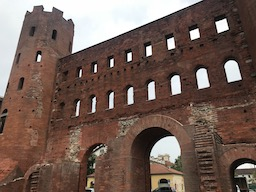
#> input picture img/thorino.jpg, 256 x 192 px, found by its file name
$ python shi_tomasi.py
#> lines starting #> are read from the running program, lines starting #| are printed output that depends on the picture; after the words box and inside, x2 and y2 are one past the last pixel; in counts of white or black regions, pixels touching at a corner belong together
"""
Shi-Tomasi corner detection
Harrisのコーナー検出の改良版
→ R = min(λ1, λ2) が大きいほどコーナーとして検出される
各コーナーについてスコアを計算し、スコアが高い順にコーナーを選択する
"""

import cv2
import numpy as np
import matplotlib.pyplot as plt

img = cv2.imread('img/thorino.jpg')
#> img is the input picture: shape (192, 256, 3); mean B, G, R 85.6, 94.3, 114.5
gray = cv2.cvtColor(img, cv2.COLOR_BGR2GRAY)
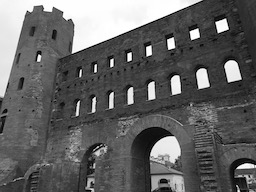
#> gray: shape (192, 256); min 0, max 255, mean 99.4

corners = cv2.goodFeaturesToTrack(gray, 30, 0.01, 10) # 100: 最大のコーナー数, 0.01: 最小のコーナー間隔, 10: コーナー間の最小ユークリッド距離
#> corners = 30 rows, first 8: [128, 60], [147, 55], [225, 19], [197, 29], [39, 55], [153, 82], [218, 32], [111, 66]
corners = np.int0(corners) # 整数に変換 コーナーの座標を取得
print(corners)
#> (printed output is left out)

for i in corners:
    x, y = i.ravel() # 一次元配列に変換
    cv2.circle(img, (x, y), 3, 255, -1)
#> this loop made 30 passes
#> (x, y) on passes 1 to 12: (128, 60), (147, 55), (225, 19), (197, 29), (39, 55), (153, 82), (218, 32), (111, 66), (72, 52), (169, 48), (112, 93), (173, 38)
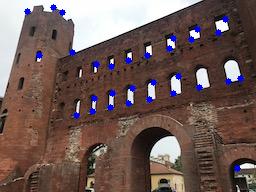
#> img: shape (192, 256, 3); 1.77% of pixels changed, all inside (x1, y1, x2, y2) = (24, 4, 244, 172)

plt.imshow(img)
plt.show()

$ run again, with img/clahe_1.jpg copied over img/thorino.jpg
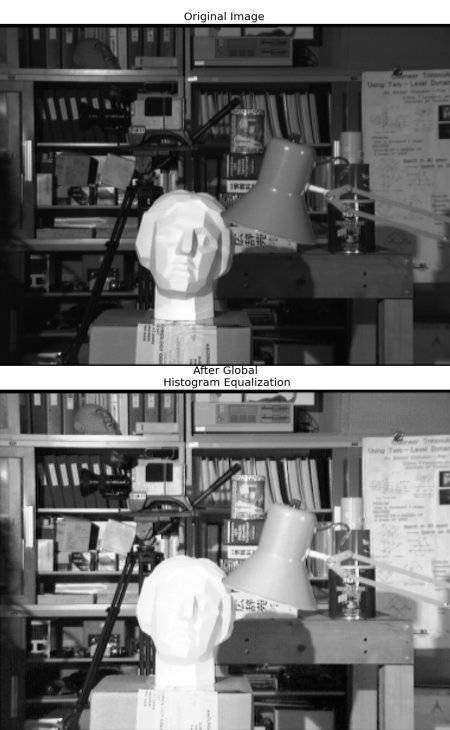
#> input picture img/clahe_1.jpg, 450 x 730 px, found by its file name
#> img is the input picture: shape (730, 450, 3); min 0, max 255, mean 107.8
#> corners = 30 rows, first 8: [199, 367], [256, 366], [226, 383], [271, 380], [242, 366], [181, 380], [257, 385], [232, 366]
#> (printed output is left out)
#> the loop `for i in corners:` made 30 passes
#> after the loop `for i in corners:`:
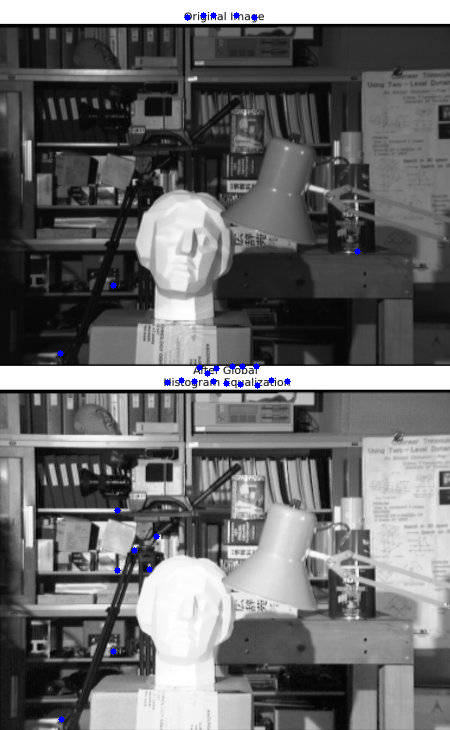
#> img: shape (730, 450, 3); 0.26% of pixels changed, all inside (x1, y1, x2, y2) = (57, 12, 361, 723)
